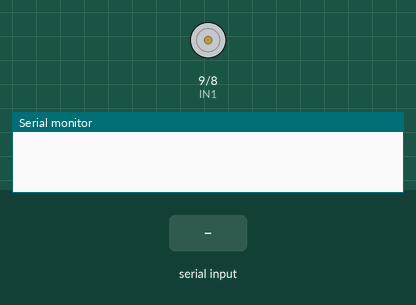
This sketch was run on a simulated Arduino Uno, built with avr-gcc and run on an emulated ATmega328P. On the bench: motor-driver pin pairs drawn as motors (green arrow = first pin HIGH = forward, orange = second pin HIGH = backward, longer = more drive, scaled by the enable pin), the last lines printed to the serial monitor. The inputs (shaded band) are chosen by the test bench.

Above: at 1.2 s.
1.3 s: "G" received over Serial
At 2.5 s:
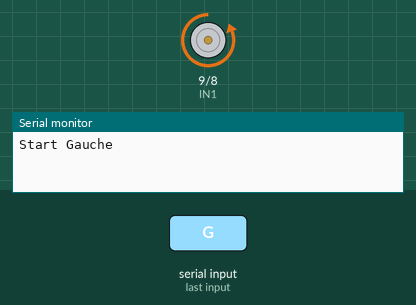
2.8 s: "D" received over Serial
At 3.6 s:
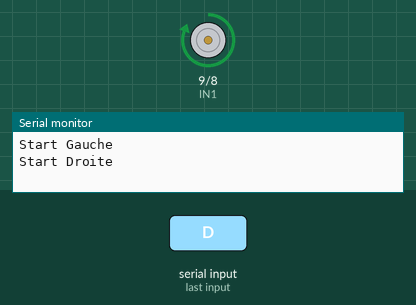
4.3 s: "1" received over Serial
At 4.8 s:
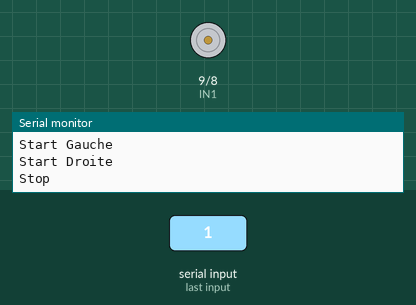
Timing chart, 0 to 7.3 s (numbered marks = the images above; inputs shaded):
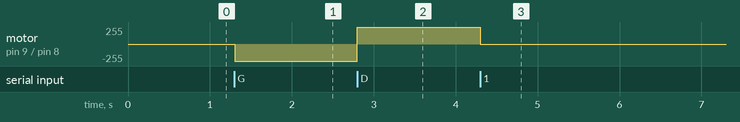

The sketch:

Test_2.ino
```cpp
//-- Verin A --
int ENA=10; //Connecté à Arduino pin 10(sortie pwm)
int IN1=9; //Connecté à Arduino pin 9
int IN2=8; //Connecté à Arduino pin 8


void setup() {
  // put your setup code here, to run once:
  Serial.begin(9600);
  pinMode(ENA,OUTPUT);//Configurer les broches comme sortie
  pinMode(IN1,OUTPUT);
  pinMode(IN2,OUTPUT);
  digitalWrite(ENA,LOW);// Moteur A - Ne pas tourner (désactivation moteur)

  // Direction du Moteur A
  digitalWrite(IN1,LOW);
  digitalWrite(IN2,LOW);
}

void loop() {
  // put your main code here, to run repeatedly:
  if (Serial.available()>0){
    char text=Serial.read();
    if (text=='G'){
      digitalWrite(IN1,LOW);
      digitalWrite(IN2,HIGH);
      analogWrite(ENA,255);
      Serial.println("Start Gauche");
    }
    else if (text=='D'){
      digitalWrite(IN1,HIGH);
      digitalWrite(IN2,LOW);
      analogWrite(ENA,255);
      Serial.println("Start Droite");
    }
    else{
      digitalWrite(IN1,LOW);
      digitalWrite(IN2,LOW);
      analogWrite(ENA,0);
      Serial.println("Stop");
    }
  }
}
```

Measured:
- after the input at 1.3 s, motor on pin 9 (IN1) / pin 8 (IN2): stopped → backward 255/255 at once
- after the input at 2.8 s, motor on pin 9 (IN1) / pin 8 (IN2): backward 255/255 → forward 255/255 at once
- after the input at 4.3 s, motor on pin 9 (IN1) / pin 8 (IN2): forward 255/255 → stopped at once
